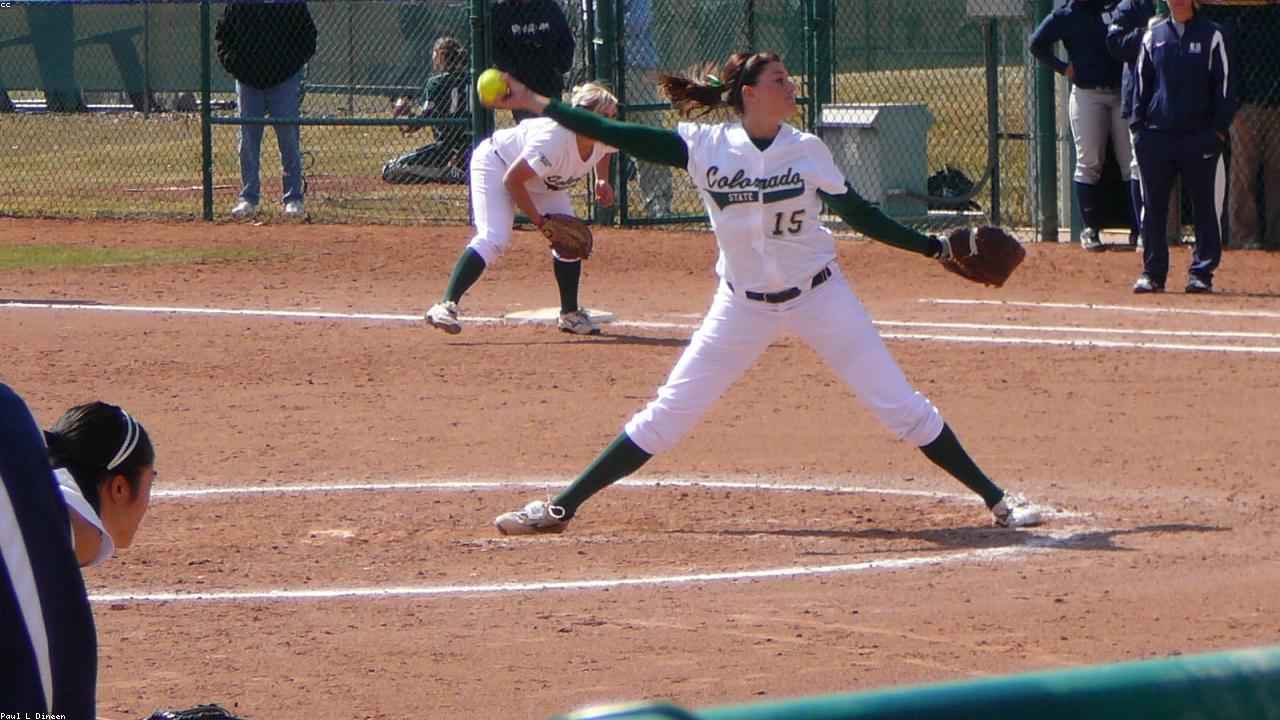
#> input picture 6/img_mean_shift_input_6.jpg, 1280 x 720 px
$ python -i main.py   (imports and definitions only)
#> lines starting #> are read from the running program, lines starting #| are printed output that depends on the picture
#> further down, picture is the input picture: shape (720, 1280, 3); mean B, G, R 104, 113.2, 139.1
from pathlib import Path
import argparse

import cv2
import numpy as np


def preprocess_image(image, target_size=(500, 500), blur_kernel=(5, 5)):
#> called with target_size = (500, 500), blur_kernel = (5, 5)
    resized = cv2.resize(image, target_size)
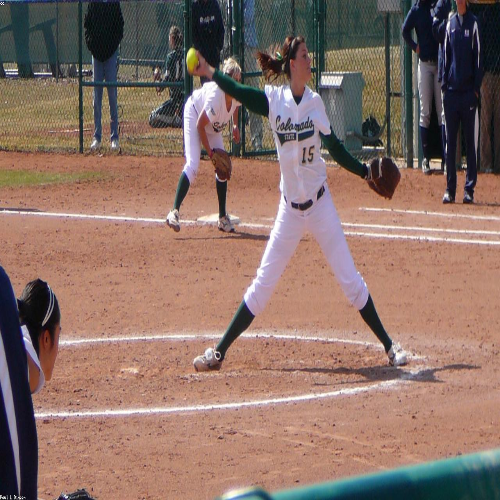
#> resized: shape (500, 500, 3); mean B, G, R 103.8, 113.1, 138.9
    blurred = cv2.GaussianBlur(resized, blur_kernel, 0)
    return cv2.cvtColor(blurred, cv2.COLOR_BGR2LAB)
#> returned value: shape (500, 500, 3); mean of channels 0, 1, 2 125.9, 137.1, 136.9


# [61 lines left out: functions kmeans_segmentation, mean_shift_segmentation, read_image_unicode_safe, main, not called in this run]


# [2 lines not run here, left out]

>>> import cv2
>>> picture = cv2.imread('img_mean_shift_input_6.jpg')
>>> result = preprocess_image(picture)

$ run again, on 6/beer.jpg
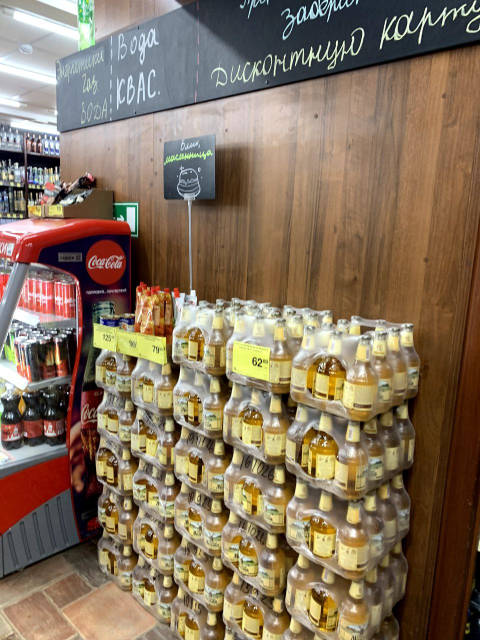
#> input picture 6/beer.jpg, 960 x 1280 px (shown at 1/2 size)
#> picture is the input picture: shape (1280, 960, 3); mean B, G, R 93, 114.5, 133.3
#> in preprocess_image, `resized = cv2.resize(image, target_size)`:
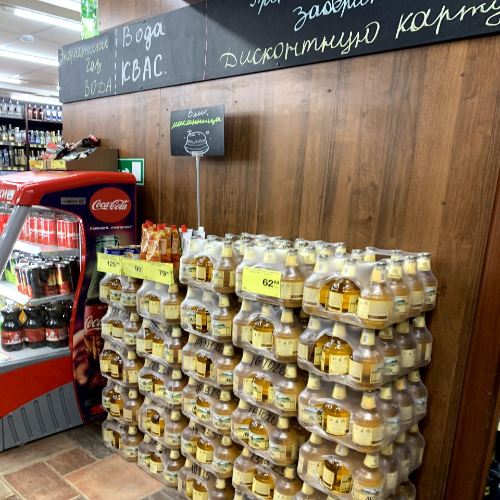
#> resized: shape (500, 500, 3); mean B, G, R 92.9, 114.4, 133.2
#> in preprocess_image, `blurred = cv2.GaussianBlur(resized, blur_kernel, 0)`:
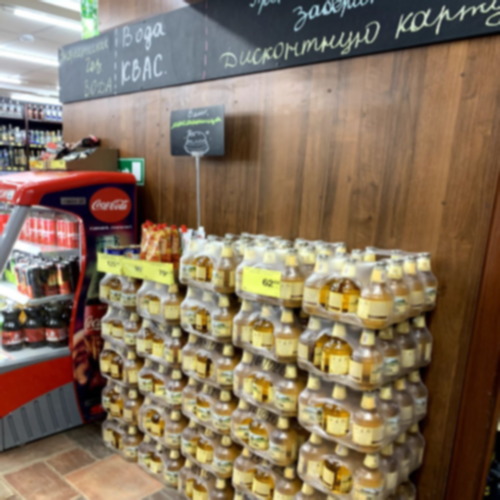
#> blurred: shape (500, 500, 3); mean B, G, R 92.9, 114.4, 133.2

$ run again, on 6/cat.jpg
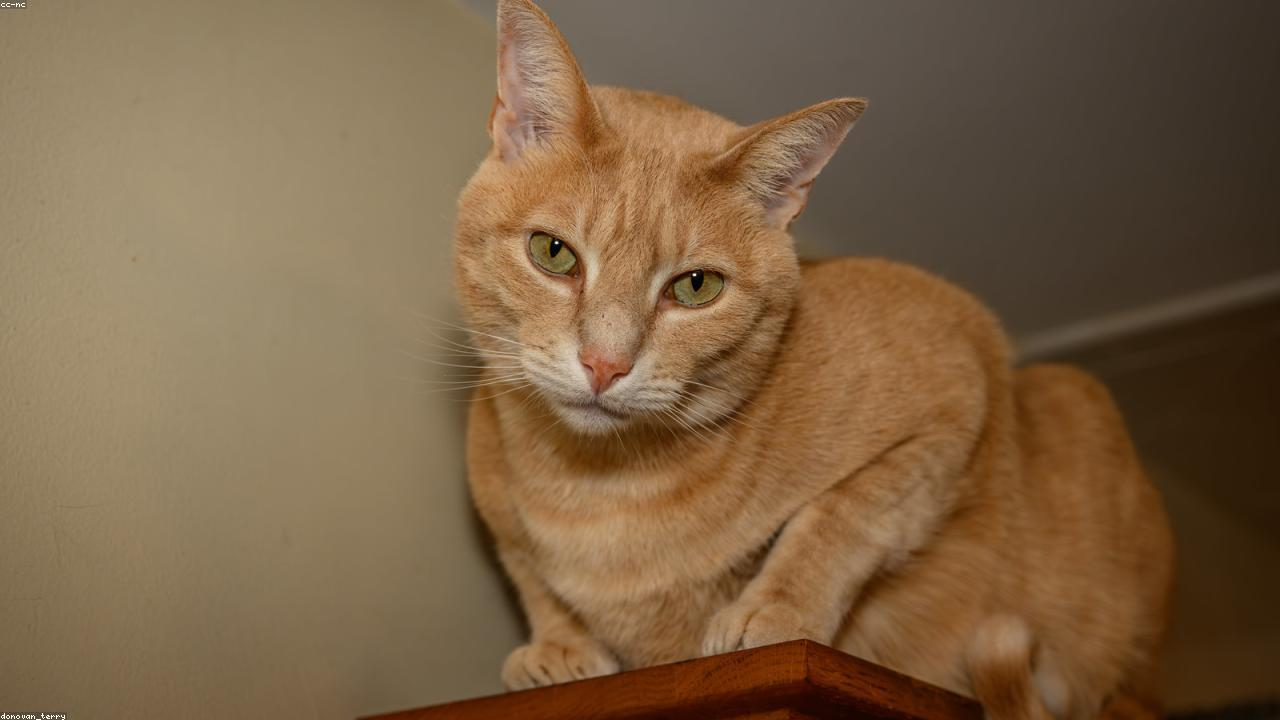
#> input picture 6/cat.jpg, 1280 x 720 px
#> picture is the input picture: shape (720, 1280, 3); mean B, G, R 68.7, 97.5, 123.2
#> in preprocess_image, `resized = cv2.resize(image, target_size)`:
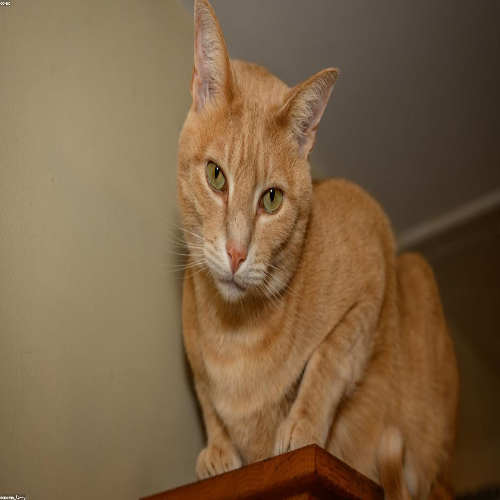
#> resized: shape (500, 500, 3); mean B, G, R 68.6, 97.4, 123.1

$ run again, on 6/images.jpg
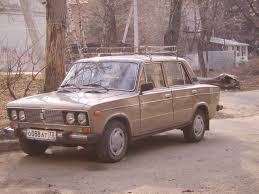
#> input picture 6/images.jpg, 259 x 194 px
#> picture is the input picture: shape (194, 259, 3); mean B, G, R 123.2, 126.7, 148.6
#> in preprocess_image, `resized = cv2.resize(image, target_size)`:
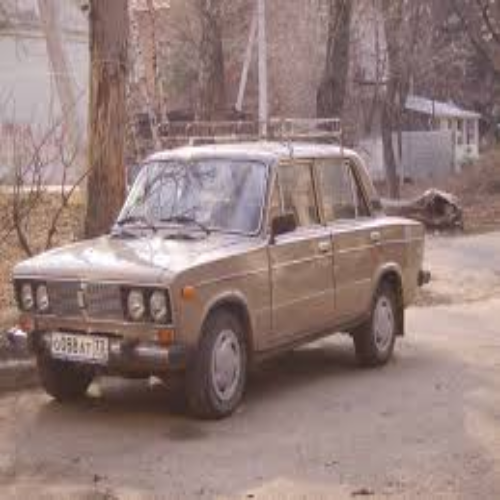
#> resized: shape (500, 500, 3); mean B, G, R 123.1, 126.6, 148.4
